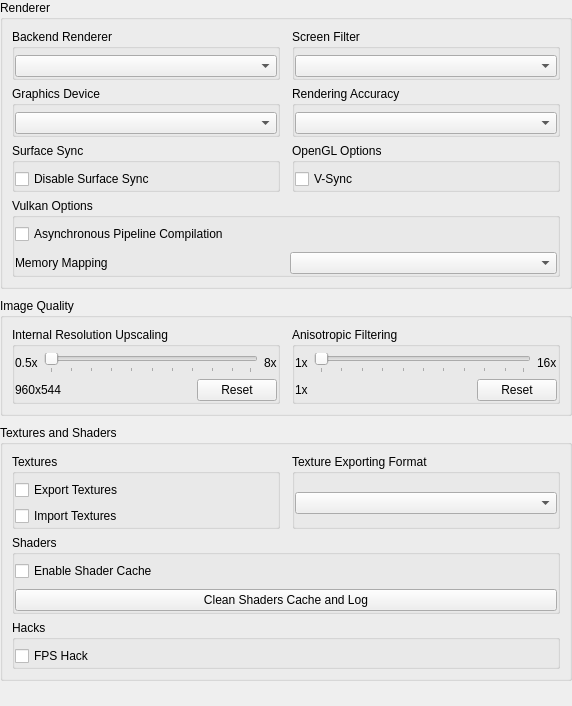
           <widget class="QWidget" name="gpu_scroll_contents">
            <property name="geometry">
             <rect>
              <x>0</x>
              <y>0</y>
              <width>572</width>
              <height>706</height>
             </rect>
            </property>
            <layout class="QVBoxLayout" name="gpu_tab_content_layout">
             <property name="spacing">
              <number>9</number>
             </property>
             <property name="leftMargin">
              <number>0</number>
             </property>
             <property name="topMargin">
              <number>0</number>
             </property>
             <property name="rightMargin">
              <number>0</number>
             </property>
             <property name="bottomMargin">
              <number>0</number>
             </property>
             <item>
              <widget class="QGroupBox" name="gb_gpu_renderer_section">
               <property name="title">
                <string>Renderer</string>
               </property>
               <layout class="QGridLayout" name="gb_gpu_renderer_section_layout">
                <property name="horizontalSpacing">
                 <number>12</number>
                </property>
                <property name="verticalSpacing">
                 <number>6</number>
                </property>
                <item row="0" column="0">
                 <widget class="QGroupBox" name="gb_backend_renderer">
                  <property name="title">
                   <string>Backend Renderer</string>
                  </property>
                  <property name="flat">
                   <bool>true</bool>
                  </property>
                  <layout class="QVBoxLayout" name="gb_backend_renderer_layout">
                   <property name="leftMargin">
                    <number>0</number>
                   </property>
                   <property name="topMargin">
                    <number>6</number>
                   </property>
                   <property name="rightMargin">
                    <number>0</number>
                   </property>
                   <property name="bottomMargin">
                    <number>0</number>
                   </property>
                   <item>
                    <widget class="QComboBox" name="backend_renderer_box"/>
                   </item>
                  </layout>
                 </widget>
                </item>
                <item row="0" column="1">
                 <widget class="QGroupBox" name="gb_screen_filter">
                  <property name="title">
                   <string>Screen Filter</string>
                  </property>
                  <property name="flat">
                   <bool>true</bool>
                  </property>
                  <layout class="QVBoxLayout" name="gb_screen_filter_layout">
                   <property name="leftMargin">
                    <number>0</number>
                   </property>
                   <property name="topMargin">
                    <number>6</number>
                   </property>
                   <property name="rightMargin">
                    <number>0</number>
                   </property>
                   <property name="bottomMargin">
                    <number>0</number>
                   </property>
                   <item>
                    <widget class="QComboBox" name="screen_filter_box"/>
                   </item>
                  </layout>
                 </widget>
                </item>
                <item row="1" column="0">
                 <widget class="QGroupBox" name="gb_gpu_device">
                  <property name="title">
                   <string>Graphics Device</string>
                  </property>
                  <property name="flat">
                   <bool>true</bool>
                  </property>
                  <layout class="QVBoxLayout" name="gb_gpu_device_layout">
                   <property name="leftMargin">
                    <number>0</number>
                   </property>
                   <property name="topMargin">
                    <number>6</number>
                   </property>
                   <property name="rightMargin">
                    <number>0</number>
                   </property>
                   <property name="bottomMargin">
                    <number>0</number>
                   </property>
                   <item>
                    <widget class="QComboBox" name="gpu_device_box"/>
                   </item>
                  </layout>
                 </widget>
                </item>
                <item row="1" column="1">
                 <widget class="QGroupBox" name="gb_renderer_accuracy">
                  <property name="title">
                   <string>Rendering Accuracy</string>
                  </property>
                  <property name="flat">
                   <bool>true</bool>
                  </property>
                  <layout class="QVBoxLayout" name="gb_renderer_accuracy_layout">
                   <property name="leftMargin">
                    <number>0</number>
                   </property>
                   <property name="topMargin">
                    <number>6</number>
                   </property>
                   <property name="rightMargin">
                    <number>0</number>
                   </property>
                   <property name="bottomMargin">
                    <number>0</number>
                   </property>
                   <item>
                    <widget class="QComboBox" name="renderer_accuracy_box"/>
                   </item>
                  </layout>
                 </widget>
                </item>
                <item row="2" column="0">
                 <widget class="QGroupBox" name="gb_surface_sync">
                  <property name="title">
                   <string>Surface Sync</string>
                  </property>
                  <property name="flat">
                   <bool>true</bool>
                  </property>
                  <layout class="QVBoxLayout" name="gb_surface_sync_layout">
                   <property name="leftMargin">
                    <number>0</number>
                   </property>
                   <property name="topMargin">
                    <number>6</number>
                   </property>
                   <property name="rightMargin">
                    <number>0</number>
                   </property>
                   <property name="bottomMargin">
                    <number>0</number>
                   </property>
                   <item>
                    <widget class="QCheckBox" name="disable_surface_sync">
                     <property name="text">
                      <string>Disable Surface Sync</string>
                     </property>
                    </widget>
                   </item>
                  </layout>
                 </widget>
                </item>
                <item row="2" column="1">
                 <widget class="QGroupBox" name="gb_opengl_options">
                  <property name="title">
                   <string>OpenGL Options</string>
                  </property>
                  <property name="flat">
                   <bool>true</bool>
                  </property>
                  <layout class="QVBoxLayout" name="gb_opengl_options_layout">
                   <property name="leftMargin">
                    <number>0</number>
                   </property>
                   <property name="topMargin">
                    <number>6</number>
                   </property>
                   <property name="rightMargin">
                    <number>0</number>
                   </property>
                   <property name="bottomMargin">
                    <number>0</number>
                   </property>
                   <item>
                    <widget class="QCheckBox" name="vsync">
                     <property name="text">
                      <string>V-Sync</string>
                     </property>
                    </widget>
                   </item>
                  </layout>
                 </widget>
                </item>
                <item row="3" column="0" colspan="2">
                 <widget class="QGroupBox" name="gb_vulkan_options">
                  <property name="title">
                   <string>Vulkan Options</string>
                  </property>
                  <property name="flat">
                   <bool>true</bool>
                  </property>
                  <layout class="QVBoxLayout" name="gb_vulkan_options_layout">
                   <property name="spacing">
                    <number>8</number>
                   </property>
                   <property name="leftMargin">
                    <number>0</number>
                   </property>
                   <property name="topMargin">
                    <number>6</number>
                   </property>
                   <property name="rightMargin">
                    <number>0</number>
                   </property>
                   <property name="bottomMargin">
                    <number>0</number>
                   </property>
                   <item>
                    <widget class="QCheckBox" name="async_pipeline_compilation">
                     <property name="text">
                      <string>Asynchronous Pipeline Compilation</string>
                     </property>
                    </widget>
                   </item>
                   <item>
                    <layout class="QHBoxLayout" name="memory_mapping_layout">
                     <property name="spacing">
                      <number>8</number>
                     </property>
                     <item>
                      <widget class="QLabel" name="label_memory_mapping">
                       <property name="text">
                        <string>Memory Mapping</string>
                       </property>
                      </widget>
                     </item>
                     <item>
                      <widget class="QComboBox" name="memory_mapping_box"/>
                     </item>
                    </layout>
                   </item>
                  </layout>
                 </widget>
                </item>
               </layout>
              </widget>
             </item>
             <item>
              <widget class="QGroupBox" name="gb_gpu_quality_section">
               <property name="title">
                <string>Image Quality</string>
               </property>
               <layout class="QHBoxLayout" name="gb_gpu_quality_section_layout">
                <property name="spacing">
                 <number>12</number>
                </property>
                <item alignment="Qt::AlignmentFlag::AlignTop">
                 <widget class="QGroupBox" name="gb_resolution_upscaling">
                  <property name="title">
                   <string>Internal Resolution Upscaling</string>
                  </property>
                  <property name="flat">
                   <bool>true</bool>
                  </property>
                  <layout class="QVBoxLayout" name="gb_resolution_upscaling_layout">
                   <property name="leftMargin">
                    <number>0</number>
                   </property>
                   <property name="topMargin">
                    <number>6</number>
                   </property>
                   <property name="rightMargin">
                    <number>0</number>
                   </property>
                   <property name="bottomMargin">
                    <number>0</number>
                   </property>
                   <item>
                    <layout class="QHBoxLayout" name="res_upscale_layout_top">
                     <item>
                      <widget class="QLabel" name="res_upscale_min">
                       <property name="text">
                        <string>0.5x</string>
                       </property>
                      </widget>
                     </item>
                     <item>
                      <widget class="QSlider" name="resolution_upscale">
                       <property name="orientation">
                        <enum>Qt::Orientation::Horizontal</enum>
                       </property>
                       <property name="tickPosition">
                        <enum>QSlider::TickPosition::TicksBelow</enum>
                       </property>
                      </widget>
                     </item>
                     <item>
                      <widget class="QLabel" name="res_upscale_max">
                       <property name="text">
                        <string>8x</string>
                       </property>
                      </widget>
                     </item>
                    </layout>
                   </item>
                   <item>
                    <layout class="QHBoxLayout" name="res_upscale_layout_bottom">
                     <item>
                      <widget class="QLabel" name="resolution_upscale_val">
                       <property name="text">
                        <string>960x544</string>
                       </property>
                      </widget>
                     </item>
                     <item>
                      <spacer name="resolution_upscale_spacer">
                       <property name="orientation">
                        <enum>Qt::Orientation::Horizontal</enum>
                       </property>
                       <property name="sizeHint" stdset="0">
                        <size>
                         <width>40</width>
                         <height>20</height>
                        </size>
                       </property>
                      </spacer>
                     </item>
                     <item>
                      <widget class="QPushButton" name="resolution_upscale_reset">
                       <property name="text">
                        <string>Reset</string>
                       </property>
                      </widget>
                     </item>
                    </layout>
                   </item>
                  </layout>
                 </widget>
                </item>
                <item alignment="Qt::AlignmentFlag::AlignTop">
                 <widget class="QGroupBox" name="gb_anisotropic_filtering">
                  <property name="title">
                   <string>Anisotropic Filtering</string>
                  </property>
                  <property name="flat">
                   <bool>true</bool>
                  </property>
                  <layout class="QVBoxLayout" name="gb_anisotropic_filtering_layout">
                   <property name="leftMargin">
                    <number>0</number>
                   </property>
                   <property name="topMargin">
                    <number>6</number>
                   </property>
                   <property name="rightMargin">
                    <number>0</number>
                   </property>
                   <property name="bottomMargin">
                    <number>0</number>
                   </property>
                   <item>
                    <layout class="QHBoxLayout" name="aniso_layout_top">
                     <item>
                      <widget class="QLabel" name="aniso_min">
                       <property name="text">
                        <string>1x</string>
                       </property>
                      </widget>
                     </item>
                     <item>
                      <widget class="QSlider" name="anisotropic_filter">
                       <property name="orientation">
                        <enum>Qt::Orientation::Horizontal</enum>
                       </property>
                       <property name="tickPosition">
                        <enum>QSlider::TickPosition::TicksBelow</enum>
                       </property>
                      </widget>
                     </item>
                     <item>
                      <widget class="QLabel" name="aniso_max">
                       <property name="text">
                        <string>16x</string>
                       </property>
                      </widget>
                     </item>
                    </layout>
                   </item>
                   <item>
                    <layout class="QHBoxLayout" name="aniso_layout_bottom">
                     <item>
                      <widget class="QLabel" name="anisotropic_filter_val">
                       <property name="text">
                        <string>1x</string>
                       </property>
                      </widget>
                     </item>
                     <item>
                      <spacer name="anisotropic_filter_spacer">
                       <property name="orientation">
                        <enum>Qt::Orientation::Horizontal</enum>
                       </property>
                       <property name="sizeHint" stdset="0">
                        <size>
                         <width>40</width>
                         <height>20</height>
                        </size>
                       </property>
                      </spacer>
                     </item>
                     <item>
                      <widget class="QPushButton" name="anisotropic_filter_reset">
                       <property name="text">
                        <string>Reset</string>
                       </property>
                      </widget>
                     </item>
                    </layout>
                   </item>
                  </layout>
                 </widget>
                </item>
               </layout>
              </widget>
             </item>
             <item>
              <widget class="QGroupBox" name="gb_gpu_texture_section">
               <property name="title">
                <string>Textures and Shaders</string>
               </property>
               <layout class="QGridLayout" name="gb_gpu_texture_section_layout">
                <property name="horizontalSpacing">
                 <number>12</number>
                </property>
                <property name="verticalSpacing">
                 <number>6</number>
                </property>
                <item row="0" column="0">
                 <widget class="QGroupBox" name="gb_texture_replacement">
                  <property name="title">
                   <string>Textures</string>
                  </property>
                  <property name="flat">
                   <bool>true</bool>
                  </property>
                  <layout class="QVBoxLayout" name="gb_texture_replacement_layout">
                   <property name="leftMargin">
                    <number>0</number>
                   </property>
                   <property name="topMargin">
                    <number>6</number>
                   </property>
                   <property name="rightMargin">
                    <number>0</number>
                   </property>
                   <property name="bottomMargin">
                    <number>0</number>
                   </property>
                   <item>
                    <widget class="QCheckBox" name="export_textures">
                     <property name="text">
                      <string>Export Textures</string>
                     </property>
                    </widget>
                   </item>
                   <item>
                    <widget class="QCheckBox" name="import_textures">
                     <property name="text">
                      <string>Import Textures</string>
                     </property>
                    </widget>
                   </item>
                  </layout>
                 </widget>
                </item>
                <item row="0" column="1">
                 <widget class="QGroupBox" name="gb_export_format">
                  <property name="title">
                   <string>Texture Exporting Format</string>
                  </property>
                  <property name="flat">
                   <bool>true</bool>
                  </property>
                  <layout class="QVBoxLayout" name="gb_export_format_layout">
                   <property name="leftMargin">
                    <number>0</number>
                   </property>
                   <property name="topMargin">
                    <number>6</number>
                   </property>
                   <property name="rightMargin">
                    <number>0</number>
                   </property>
                   <property name="bottomMargin">
                    <number>0</number>
                   </property>
                   <item>
                    <widget class="QComboBox" name="texture_export_format"/>
                   </item>
                  </layout>
                 </widget>
                </item>
                <item row="1" column="0" colspan="2">
                 <widget class="QGroupBox" name="gb_shaders">
                  <property name="title">
                   <string>Shaders</string>
                  </property>
                  <property name="flat">
                   <bool>true</bool>
                  </property>
                  <layout class="QVBoxLayout" name="gb_shaders_layout">
                   <property name="spacing">
                    <number>8</number>
                   </property>
                   <property name="leftMargin">
                    <number>0</number>
                   </property>
                   <property name="topMargin">
                    <number>6</number>
                   </property>
                   <property name="rightMargin">
                    <number>0</number>
                   </property>
                   <property name="bottomMargin">
                    <number>0</number>
                   </property>
                   <item>
                    <widget class="QCheckBox" name="shader_cache">
                     <property name="text">
                      <string>Enable Shader Cache</string>
                     </property>
                    </widget>
                   </item>
                   <item>
                    <widget class="QPushButton" name="clean_shaders_cache">
                     <property name="text">
                      <string>Clean Shaders Cache and Log</string>
                     </property>
                    </widget>
                   </item>
                  </layout>
                 </widget>
                </item>
                <item row="2" column="0" colspan="2">
                 <widget class="QGroupBox" name="gb_fps_hack">
                  <property name="title">
                   <string>Hacks</string>
                  </property>
                  <property name="flat">
                   <bool>true</bool>
                  </property>
                  <layout class="QVBoxLayout" name="gb_fps_hack_layout">
                   <property name="leftMargin">
                    <number>0</number>
                   </property>
                   <property name="topMargin">
                    <number>6</number>
                   </property>
                   <property name="rightMargin">
                    <number>0</number>
                   </property>
                   <property name="bottomMargin">
                    <number>0</number>
                   </property>
                   <item>
                    <widget class="QCheckBox" name="fps_hack">
                     <property name="text">
                      <string>FPS Hack</string>
                     </property>
                    </widget>
                   </item>
                  </layout>
                 </widget>
                </item>
               </layout>
              </widget>
             </item>
             <item>
              <spacer name="gpu_tab_content_spacer">
               <property name="orientation">
                <enum>Qt::Orientation::Vertical</enum>
               </property>
               <property name="sizeHint" stdset="0">
                <size>
                 <width>20</width>
                 <height>40</height>
                </size>
               </property>
              </spacer>
             </item>
            </layout>
           </widget>
